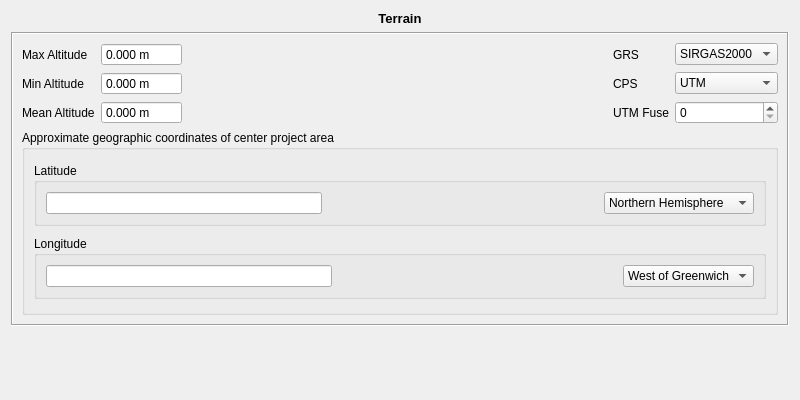
<?xml version="1.0" encoding="UTF-8"?>
<ui version="4.0">
 <class>Terreno</class>
 <widget class="QWidget" name="Terreno">
  <property name="geometry">
   <rect>
    <x>0</x>
    <y>0</y>
    <width>800</width>
    <height>400</height>
   </rect>
  </property>
  <property name="windowTitle">
   <string>Form</string>
  </property>
  <layout class="QVBoxLayout" name="verticalLayout_3">
   <item>
    <widget class="QLabel" name="label_3">
     <property name="text">
      <string>&lt;!DOCTYPE HTML PUBLIC &quot;-//W3C//DTD HTML 4.0//EN&quot; &quot;http://www.w3.org/TR/REC-html40/strict.dtd&quot;&gt;
&lt;html&gt;&lt;head&gt;&lt;meta name=&quot;qrichtext&quot; content=&quot;1&quot; /&gt;&lt;style type=&quot;text/css&quot;&gt;
p, li { white-space: pre-wrap; }
&lt;/style&gt;&lt;/head&gt;&lt;body style=&quot; font-family:'Sans'; font-size:10pt; font-weight:400; font-style:normal;&quot;&gt;
&lt;p style=&quot; margin-top:0px; margin-bottom:0px; margin-left:0px; margin-right:0px; -qt-block-indent:0; text-indent:0px;&quot;&gt;&lt;span style=&quot; font-weight:600;&quot;&gt;Terrain&lt;/span&gt;&lt;/p&gt;&lt;/body&gt;&lt;/html&gt;</string>
     </property>
     <property name="alignment">
      <set>Qt::AlignCenter</set>
     </property>
    </widget>
   </item>
   <item>
    <widget class="QFrame" name="frame">
     <property name="frameShape">
      <enum>QFrame::Box</enum>
     </property>
     <property name="frameShadow">
      <enum>QFrame::Sunken</enum>
     </property>
     <layout class="QVBoxLayout" name="verticalLayout">
      <item>
       <layout class="QGridLayout" name="gridLayout">
        <item row="0" column="3">
         <widget class="QLabel" name="label">
          <property name="minimumSize">
           <size>
            <width>0</width>
            <height>0</height>
           </size>
          </property>
          <property name="text">
           <string>GRS</string>
          </property>
         </widget>
        </item>
        <item row="0" column="4">
         <widget class="QComboBox" name="grsComboBox">
          <item>
           <property name="text">
            <string>SIRGAS2000</string>
           </property>
          </item>
          <item>
           <property name="text">
            <string>SAD69</string>
           </property>
          </item>
          <item>
           <property name="text">
            <string>WGS84</string>
           </property>
          </item>
         </widget>
        </item>
        <item row="1" column="4">
         <widget class="QComboBox" name="cpsComboBox">
          <item>
           <property name="text">
            <string>UTM</string>
           </property>
          </item>
         </widget>
        </item>
        <item row="1" column="3">
         <widget class="QLabel" name="label_2">
          <property name="minimumSize">
           <size>
            <width>0</width>
            <height>0</height>
           </size>
          </property>
          <property name="text">
           <string>CPS</string>
          </property>
         </widget>
        </item>
        <item row="1" column="2">
         <spacer name="horizontalSpacer">
          <property name="orientation">
           <enum>Qt::Horizontal</enum>
          </property>
          <property name="sizeHint" stdset="0">
           <size>
            <width>30</width>
            <height>20</height>
           </size>
          </property>
         </spacer>
        </item>
        <item row="2" column="3">
         <widget class="QLabel" name="label_10">
          <property name="text">
           <string>UTM Fuse</string>
          </property>
         </widget>
        </item>
        <item row="2" column="4">
         <widget class="QSpinBox" name="utmFuseSpin">
          <property name="specialValueText">
           <string/>
          </property>
          <property name="maximum">
           <number>60</number>
          </property>
         </widget>
        </item>
        <item row="2" column="1">
         <widget class="br::uerj::eng::efoto::EfotoDoubleSpinBox" name="meanAltSpinBox">
          <property name="toolTip">
           <string>Mean Altitude Above Sea Level</string>
          </property>
          <property name="buttonSymbols">
           <enum>QAbstractSpinBox::NoButtons</enum>
          </property>
          <property name="accelerated">
           <bool>true</bool>
          </property>
          <property name="prefix">
           <string/>
          </property>
          <property name="suffix">
           <string> m</string>
          </property>
          <property name="decimals">
           <number>3</number>
          </property>
          <property name="minimum">
           <double>-1000.000000000000000</double>
          </property>
          <property name="maximum">
           <double>10000.000000000000000</double>
          </property>
         </widget>
        </item>
        <item row="2" column="0">
         <widget class="QLabel" name="meanAltitudeLabel">
          <property name="minimumSize">
           <size>
            <width>0</width>
            <height>0</height>
           </size>
          </property>
          <property name="text">
           <string>Mean Altitude</string>
          </property>
         </widget>
        </item>
        <item row="0" column="0">
         <widget class="QLabel" name="maxAltitudeLabel">
          <property name="minimumSize">
           <size>
            <width>0</width>
            <height>0</height>
           </size>
          </property>
          <property name="text">
           <string>Max Altitude</string>
          </property>
         </widget>
        </item>
        <item row="0" column="1">
         <widget class="br::uerj::eng::efoto::EfotoDoubleSpinBox" name="maxAltSpinBox">
          <property name="toolTip">
           <string>Max Altitude Above Sea Level</string>
          </property>
          <property name="buttonSymbols">
           <enum>QAbstractSpinBox::NoButtons</enum>
          </property>
          <property name="accelerated">
           <bool>true</bool>
          </property>
          <property name="suffix">
           <string> m</string>
          </property>
          <property name="decimals">
           <number>3</number>
          </property>
          <property name="maximum">
           <double>10000.000000000000000</double>
          </property>
         </widget>
        </item>
        <item row="1" column="1">
         <widget class="br::uerj::eng::efoto::EfotoDoubleSpinBox" name="minAltSpinBox">
          <property name="toolTip">
           <string>Min Altitude Above Sea Level</string>
          </property>
          <property name="buttonSymbols">
           <enum>QAbstractSpinBox::NoButtons</enum>
          </property>
          <property name="accelerated">
           <bool>true</bool>
          </property>
          <property name="prefix">
           <string/>
          </property>
          <property name="suffix">
           <string> m</string>
          </property>
          <property name="decimals">
           <number>3</number>
          </property>
          <property name="minimum">
           <double>-1000.000000000000000</double>
          </property>
          <property name="maximum">
           <double>10000.000000000000000</double>
          </property>
         </widget>
        </item>
        <item row="1" column="0">
         <widget class="QLabel" name="minAltitudeLabel">
          <property name="minimumSize">
           <size>
            <width>0</width>
            <height>0</height>
           </size>
          </property>
          <property name="text">
           <string>Min Altitude</string>
          </property>
         </widget>
        </item>
       </layout>
      </item>
      <item>
       <widget class="QGroupBox" name="groupBox">
        <property name="sizePolicy">
         <sizepolicy hsizetype="Preferred" vsizetype="Preferred">
          <horstretch>0</horstretch>
          <verstretch>0</verstretch>
         </sizepolicy>
        </property>
        <property name="minimumSize">
         <size>
          <width>246</width>
          <height>185</height>
         </size>
        </property>
        <property name="title">
         <string>Approximate geographic coordinates of center project area</string>
        </property>
        <layout class="QVBoxLayout" name="verticalLayout_2">
         <item>
          <widget class="QGroupBox" name="groupBox_2">
           <property name="sizePolicy">
            <sizepolicy hsizetype="MinimumExpanding" vsizetype="Fixed">
             <horstretch>0</horstretch>
             <verstretch>0</verstretch>
            </sizepolicy>
           </property>
           <property name="title">
            <string>Latitude</string>
           </property>
           <layout class="QHBoxLayout" name="horizontalLayout_6" stretch="1">
            <item>
             <layout class="QHBoxLayout" name="horizontalLayout">
              <property name="sizeConstraint">
               <enum>QLayout::SetMaximumSize</enum>
              </property>
              <item>
               <widget class="br::uerj::eng::efoto::DmsEdit" name="latDmsEdit">
                <property name="minimumSize">
                 <size>
                  <width>0</width>
                  <height>0</height>
                 </size>
                </property>
                <property name="maximumSize">
                 <size>
                  <width>323</width>
                  <height>16777215</height>
                 </size>
                </property>
               </widget>
              </item>
              <item>
               <spacer name="horizontalSpacer_2">
                <property name="orientation">
                 <enum>Qt::Horizontal</enum>
                </property>
                <property name="sizeHint" stdset="0">
                 <size>
                  <width>40</width>
                  <height>20</height>
                 </size>
                </property>
               </spacer>
              </item>
              <item>
               <widget class="QComboBox" name="latDirCombo">
                <property name="sizePolicy">
                 <sizepolicy hsizetype="Minimum" vsizetype="Fixed">
                  <horstretch>0</horstretch>
                  <verstretch>0</verstretch>
                 </sizepolicy>
                </property>
                <property name="minimumSize">
                 <size>
                  <width>0</width>
                  <height>0</height>
                 </size>
                </property>
                <property name="maximumSize">
                 <size>
                  <width>16777215</width>
                  <height>16777215</height>
                 </size>
                </property>
                <property name="layoutDirection">
                 <enum>Qt::LeftToRight</enum>
                </property>
                <property name="autoFillBackground">
                 <bool>false</bool>
                </property>
                <property name="sizeAdjustPolicy">
                 <enum>QComboBox::AdjustToContents</enum>
                </property>
                <item>
                 <property name="text">
                  <string>Northern Hemisphere</string>
                 </property>
                </item>
                <item>
                 <property name="text">
                  <string>Southern Hemisphere</string>
                 </property>
                </item>
               </widget>
              </item>
             </layout>
            </item>
           </layout>
          </widget>
         </item>
         <item>
          <widget class="QGroupBox" name="groupBox_3">
           <property name="sizePolicy">
            <sizepolicy hsizetype="MinimumExpanding" vsizetype="Fixed">
             <horstretch>0</horstretch>
             <verstretch>0</verstretch>
            </sizepolicy>
           </property>
           <property name="title">
            <string>Longitude</string>
           </property>
           <layout class="QHBoxLayout" name="horizontalLayout_10" stretch="1">
            <item>
             <layout class="QHBoxLayout" name="horizontalLayout_2">
              <item>
               <widget class="br::uerj::eng::efoto::DmsEdit" name="longDmsEdit">
                <property name="maximumSize">
                 <size>
                  <width>323</width>
                  <height>16777215</height>
                 </size>
                </property>
               </widget>
              </item>
              <item>
               <spacer name="horizontalSpacer_3">
                <property name="orientation">
                 <enum>Qt::Horizontal</enum>
                </property>
                <property name="sizeHint" stdset="0">
                 <size>
                  <width>40</width>
                  <height>20</height>
                 </size>
                </property>
               </spacer>
              </item>
              <item>
               <widget class="QComboBox" name="longDirCombo">
                <property name="sizePolicy">
                 <sizepolicy hsizetype="Minimum" vsizetype="Fixed">
                  <horstretch>0</horstretch>
                  <verstretch>0</verstretch>
                 </sizepolicy>
                </property>
                <property name="minimumSize">
                 <size>
                  <width>0</width>
                  <height>0</height>
                 </size>
                </property>
                <property name="maximumSize">
                 <size>
                  <width>16777215</width>
                  <height>16777215</height>
                 </size>
                </property>
                <item>
                 <property name="text">
                  <string>West of Greenwich</string>
                 </property>
                </item>
                <item>
                 <property name="text">
                  <string>East of Greenwich</string>
                 </property>
                </item>
               </widget>
              </item>
             </layout>
            </item>
           </layout>
          </widget>
         </item>
        </layout>
       </widget>
      </item>
     </layout>
    </widget>
   </item>
   <item>
    <spacer name="verticalSpacer">
     <property name="orientation">
      <enum>Qt::Vertical</enum>
     </property>
     <property name="sizeHint" stdset="0">
      <size>
       <width>20</width>
       <height>40</height>
      </size>
     </property>
    </spacer>
   </item>
  </layout>
 </widget>
 <customwidgets>
  <customwidget>
   <class>br::uerj::eng::efoto::EfotoDoubleSpinBox</class>
   <extends>QDoubleSpinBox</extends>
   <header>EfotoDoubleSpinBox.h</header>
  </customwidget>
  <customwidget>
   <class>br::uerj::eng::efoto::DmsEdit</class>
   <extends>QLineEdit</extends>
   <header>DmsEdit.h</header>
  </customwidget>
 </customwidgets>
 <tabstops>
  <tabstop>maxAltSpinBox</tabstop>
  <tabstop>minAltSpinBox</tabstop>
  <tabstop>meanAltSpinBox</tabstop>
  <tabstop>grsComboBox</tabstop>
  <tabstop>cpsComboBox</tabstop>
  <tabstop>utmFuseSpin</tabstop>
  <tabstop>latDirCombo</tabstop>
  <tabstop>longDirCombo</tabstop>
 </tabstops>
 <resources/>
 <connections/>
</ui>
